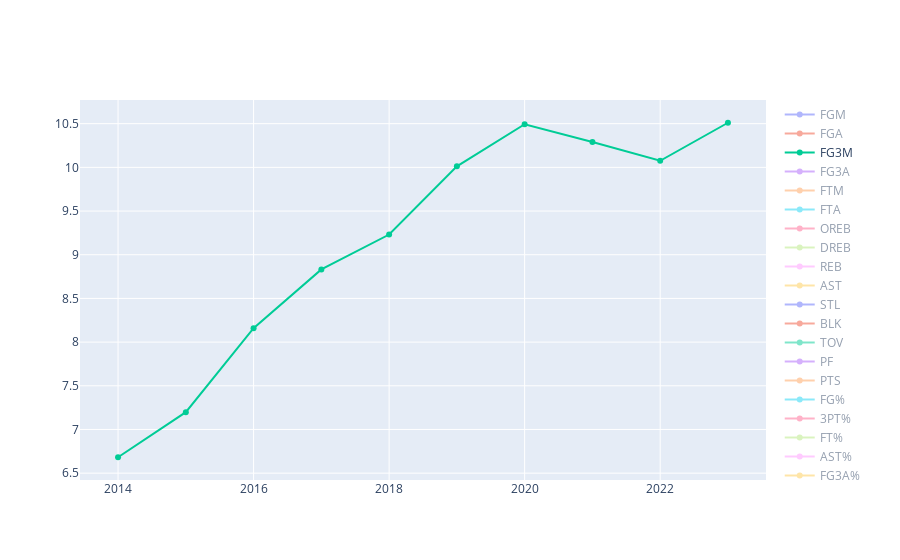

Here is the notebook cell this chart was saved with:
### Code cell
change_per100_df = change_df.copy()

for col in change_per100_df.columns[3:18]:
    change_per100_df[col] = (change_per100_df[col]/change_per100_df['POSS_est'])*100
    
change_per100_df.drop(columns=['MIN','POSS_est'], inplace=True)
change_per100_df
fig = go.Figure()
for col in change_per100_df.columns[1:]:
    fig.add_trace(go.Scatter(x=change_per100_df['season_start_year'], y=change_per100_df[col], name=col))

fig.show()

### Figure 1 — Plotly figure (JSON) as saved in the notebook; plotly's stock layout.template omitted (floating-point values rounded to 4 significant figures)
{"data": [{"name": "FGM", "type": "scatter", "visible": "legendonly", "x": [2014, 2015, 2016, 2017, 2018, 2019, 2020, 2021, 2022, 2023], "y": [31.68, 32.07, 32.8, 33.28, 33.24, 33.21, 34.04, 33.5, 34.23, 34.55]}, {"name": "FGA", "type": "scatter", "visible": "legendonly", "x": [2014, 2015, 2016, 2017, 2018, 2019, 2020, 2021, 2022, 2023], "y": [70.7, 71.06, 71.72, 72.35, 72.36, 72.23, 73.07, 72.71, 72.14, 72.96]}, {"name": "FG3M", "type": "scatter", "visible": true, "x": [2014, 2015, 2016, 2017, 2018, 2019, 2020, 2021, 2022, 2023], "y": [6.682, 7.198, 8.16, 8.832, 9.231, 10.01, 10.49, 10.29, 10.08, 10.51]}, {"name": "FG3A", "type": "scatter", "visible": "legendonly", "x": [2014, 2015, 2016, 2017, 2018, 2019, 2020, 2021, 2022, 2023], "y": [19.11, 20.35, 22.81, 24.46, 26.05, 27.96, 28.64, 29.09, 27.98, 28.81]}, {"name": "FTM", "type": "scatter", "visible": "legendonly", "x": [2014, 2015, 2016, 2017, 2018, 2019, 2020, 2021, 2022, 2023], "y": [14.54, 14.87, 15.03, 14.03, 14.45, 14.63, 14.07, 14.06, 14.98, 13.96]}, {"name": "FTA", "type": "scatter", "visible": "legendonly", "x": [2014, 2015, 2016, 2017, 2018, 2019, 2020, 2021, 2022, 2023], "y": [19.43, 19.66, 19.47, 18.29, 18.83, 18.9, 18.08, 18.14, 19.14, 17.81]}, {"name": "OREB", "type": "scatter", "visible": "legendonly", "x": [2014, 2015, 2016, 2017, 2018, 2019, 2020, 2021, 2022, 2023], "y": [9.211, 8.765, 8.501, 8.148, 8.399, 8.144, 8.139, 8.504, 8.526, 8.665]}, {"name": "DREB", "type": "scatter", "visible": "legendonly", "x": [2014, 2015, 2016, 2017, 2018, 2019, 2020, 2021, 2022, 2023], "y": [27.48, 28.0, 28.0, 28.45, 28.29, 28.33, 28.46, 28.17, 26.97, 27.09]}, {"name": "REB", "type": "scatter", "visible": "legendonly", "x": [2014, 2015, 2016, 2017, 2018, 2019, 2020, 2021, 2022, 2023], "y": [36.69, 36.76, 36.5, 36.6, 36.68, 36.47, 36.6, 36.67, 35.5, 35.76]}, {"name": "AST", "type": "scatter", "visible": "legendonly", "x": [2014, 2015, 2016, 2017, 2018, 2019, 2020, 2021, 2022, 2023], "y": [18.61, 18.62, 19.0, 19.49, 19.89, 19.8, 20.35, 20.31, 20.62, 21.78]}, {"name": "STL", "type": "scatter", "visible": "legendonly", "x": [2014, 2015, 2016, 2017, 2018, 2019, 2020, 2021, 2022, 2023], "y": [6.533, 6.571, 6.469, 6.475, 6.173, 6.203, 6.211, 6.289, 5.936, 6.098]}, {"name": "BLK", "type": "scatter", "visible": "legendonly", "x": [2014, 2015, 2016, 2017, 2018, 2019, 2020, 2021, 2022, 2023], "y": [4.084, 4.169, 3.985, 4.054, 4.02, 3.959, 4.003, 3.894, 3.811, 4.215]}, {"name": "TOV", "type": "scatter", "visible": "legendonly", "x": [2014, 2015, 2016, 2017, 2018, 2019, 2020, 2021, 2022, 2023], "y": [11.54, 11.53, 11.21, 11.45, 10.96, 11.32, 10.84, 10.81, 10.91, 10.54]}, {"name": "PF", "type": "scatter", "visible": "legendonly", "x": [2014, 2015, 2016, 2017, 2018, 2019, 2020, 2021, 2022, 2023], "y": [17.18, 17.09, 16.77, 16.76, 17.05, 17.01, 16.03, 16.36, 16.32, 15.44]}, {"name": "PTS", "type": "scatter", "visible": "legendonly", "x": [2014, 2015, 2016, 2017, 2018, 2019, 2020, 2021, 2022, 2023], "y": [84.58, 86.2, 88.8, 89.42, 90.17, 91.07, 92.64, 91.36, 93.51, 93.58]}, {"name": "FG%", "type": "scatter", "visible": "legendonly", "x": [2014, 2015, 2016, 2017, 2018, 2019, 2020, 2021, 2022, 2023], "y": [0.4481, 0.4513, 0.4574, 0.4599, 0.4594, 0.4599, 0.4658, 0.4608, 0.4744, 0.4736]}, {"name": "3PT%", "type": "scatter", "visible": "legendonly", "x": [2014, 2015, 2016, 2017, 2018, 2019, 2020, 2021, 2022, 2023], "y": [0.3496, 0.3537, 0.3578, 0.3611, 0.3544, 0.3581, 0.3664, 0.3537, 0.3601, 0.3648]}, {"name": "FT%", "type": "scatter", "visible": "legendonly", "x": [2014, 2015, 2016, 2017, 2018, 2019, 2020, 2021, 2022, 2023], "y": [0.7485, 0.7561, 0.7721, 0.7669, 0.7675, 0.774, 0.7782, 0.7753, 0.7825, 0.784]}, {"name": "AST%", "type": "scatter", "visible": "legendonly", "x": [2014, 2015, 2016, 2017, 2018, 2019, 2020, 2021, 2022, 2023], "y": [0.5875, 0.5805, 0.5792, 0.5856, 0.5984, 0.5962, 0.5979, 0.6063, 0.6024, 0.6302]}, {"name": "FG3A%", "type": "scatter", "visible": "legendonly", "x": [2014, 2015, 2016, 2017, 2018, 2019, 2020, 2021, 2022, 2023], "y": [0.2703, 0.2864, 0.318, 0.3381, 0.36, 0.3871, 0.392, 0.4002, 0.3878, 0.3949]}, {"name": "PTS/FGA", "type": "scatter", "visible": "legendonly", "x": [2014, 2015, 2016, 2017, 2018, 2019, 2020, 2021, 2022, 2023], "y": [1.196, 1.213, 1.238, 1.236, 1.246, 1.261, 1.268, 1.256, 1.296, 1.283]}, {"name": "FG3M/FGM", "type": "scatter", "visible": "legendonly", "x": [2014, 2015, 2016, 2017, 2018, 2019, 2020, 2021, 2022, 2023], "y": [0.2109, 0.2245, 0.2487, 0.2654, 0.2777, 0.3014, 0.3083, 0.3072, 0.2944, 0.3042]}, {"name": "FTA/FGA", "type": "scatter", "visible": "legendonly", "x": [2014, 2015, 2016, 2017, 2018, 2019, 2020, 2021, 2022, 2023], "y": [0.2748, 0.2767, 0.2714, 0.2528, 0.2602, 0.2616, 0.2475, 0.2495, 0.2653, 0.2441]}, {"name": "TRU%", "type": "scatter", "visible": "legendonly", "x": [2014, 2015, 2016, 2017, 2018, 2019, 2020, 2021, 2022, 2023], "y": [0.5291, 0.5361, 0.5483, 0.5517, 0.5545, 0.5607, 0.5673, 0.5617, 0.5755, 0.5747]}, {"name": "AST_TOV", "type": "scatter", "visible": "legendonly", "x": [2014, 2015, 2016, 2017, 2018, 2019, 2020, 2021, 2022, 2023], "y": [1.613, 1.615, 1.695, 1.702, 1.815, 1.75, 1.878, 1.88, 1.89, 2.066]}], "layout": {"autosize": true, "xaxis": {"autorange": true, "range": [2013.0, 2024.0], "type": "linear"}, "yaxis": {"autorange": true, "range": [6.366, 10.83], "type": "linear"}}}
